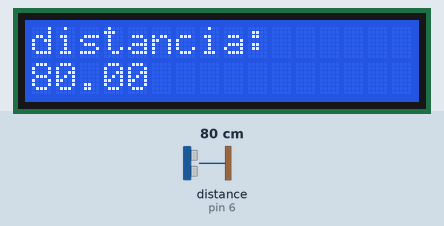
Recording of a sketch running on a simulated Arduino Uno, built with avr-gcc and run on an emulated ATmega328P. On the bench: 16×2 character LCD. The inputs (shaded band) are chosen by the test bench; at power-on: distance to the obstacle (sensor on pin 6) 80 cm.

Above: at 1.2 s.
1.3 s: distance to the obstacle (sensor on pin 6) set to 2 cm
At 2.5 s:
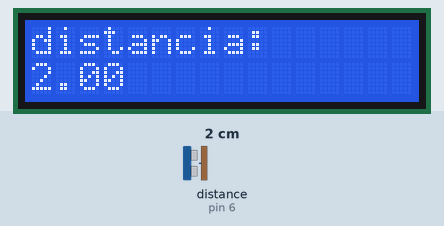
3.6 s: distance to the obstacle (sensor on pin 6) set to 4 cm
At 5.3 s:
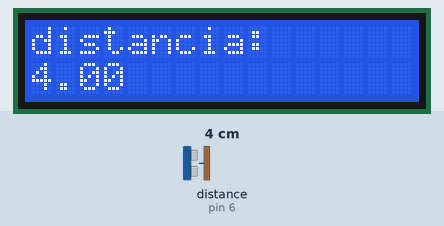
5.6 s: distance to the obstacle (sensor on pin 6) set to 9 cm
At 7.2 s:
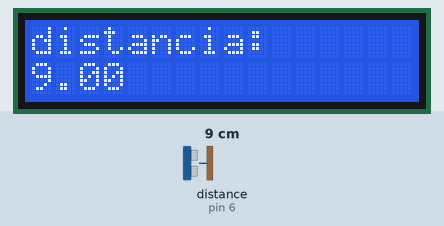
Timing chart, 0 to 8.7 s (numbered marks = the images above; inputs shaded):
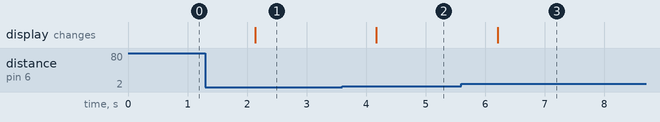

The sketch:

MedidorDeDistanciaUtilizandoUltrassom.ino
```cpp
#include <HCSR04.h> // incluindo a biblioteca do sensor ultrassom
#include <LiquidCrystal_I2C.h> // incluindo a biblioteca do lcd com módulo I2C

HCSR04 hc(7,6); // cria o objeto sensor de ultrassom
float distancia; // variável para receber o valor da distância medida pelo sensor
LiquidCrystal_I2C lcd(0x27, 16, 2); // cria o objeto lcd

void setup() {
  Serial.begin(9600);
  lcd.init(); // iniciando o lcd
  lcd.backlight(); // ligando o backlight do lcd
}

void loop() {
  distancia = hc.dist(); // distancia recebe o valor medido pelo sensor EM CENTÍMETROS
  lcd.clear(); // limpa a tela do lcd
  lcd.setCursor(0, 0); // seta o cursor na coluna 0, linha 0
  lcd.print("distancia: ");
  lcd.setCursor(0, 1);
  lcd.print(distancia); // escreve o a distancia no lcd
 
  delay(1000);
}
```

Measured:
- after the input at 1.3 s, the display: changes after 0.83 s (image 1)
- after the input at 3.6 s, the display: changes after 0.57 s (image 2)
- after the input at 5.6 s, the display: changes after 0.61 s (image 3)
